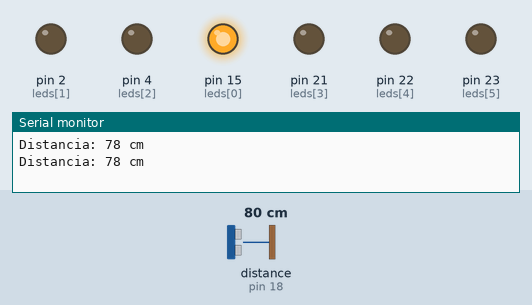
Bench run of a sketch on a simulated Arduino Mega 2560, built with avr-gcc and run on an emulated ATmega2560. Parts: output pins drawn as LEDs (lit = HIGH), the last lines printed to the serial monitor. Wiring (inferred from the names in the program): ultrasonic range finder: trigger pin 5; echo pin 18. The inputs (shaded band) are chosen by the test bench; at power-on: distance to the obstacle (sensor on pin 18) 80 cm. The echo pulse lasts 58.3 µs per cm; pins used as bus, display or sensor lines are not drawn.

Above: at 1.8 s.
1.9 s: distance to the obstacle (sensor on pin 18) set to 64 cm
3.4 s: distance to the obstacle (sensor on pin 18) set to 57 cm
At 5.0 s:
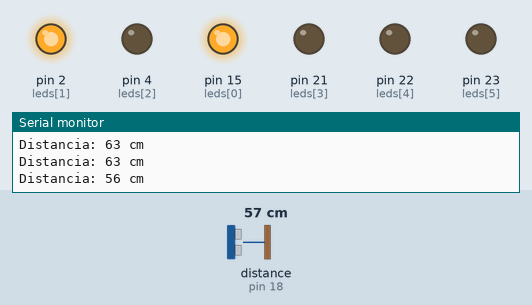
5.5 s: distance to the obstacle (sensor on pin 18) set to 46 cm
7.2 s: distance to the obstacle (sensor on pin 18) set to 37 cm
At 8.6 s:
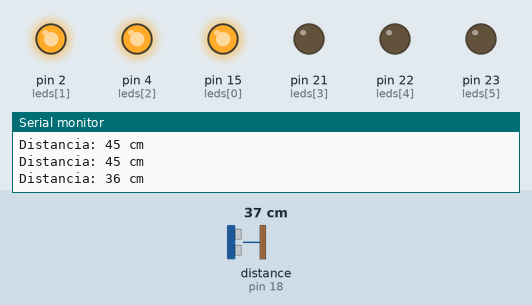
9.5 s: distance to the obstacle (sensor on pin 18) set to 33 cm
11.2 s: distance to the obstacle (sensor on pin 18) set to 29 cm
At 13.2 s:
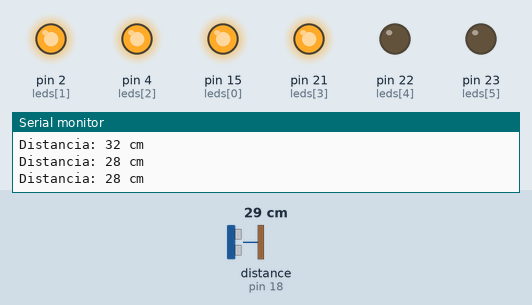
Timing chart, 0 to 14.5 s (numbered marks = the images above; inputs shaded):
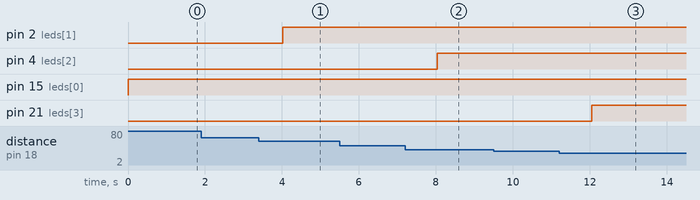

The sketch:

Medir_distancia_leds.ino
```cpp
// Definición de pines
const int trigPin = 5;  // Pin de Trigger
const int echoPin = 18; // Pin de Echo

const int leds[] = {15, 2, 4, 21, 22, 23}; // LEDs indicadores de distancia

// Variables para almacenar la distancia y el tiempo
long duration;
int distance;

void setup() {
  // Inicializar la comunicación serial
  Serial.begin(115200);

  // Configurar los pines como entrada/salida
  pinMode(trigPin, OUTPUT);
  pinMode(echoPin, INPUT);

  // Configurar los pines de los LEDs como salidas
  for (int k = 0; k <= 5; k++) {
    pinMode(leds[k], OUTPUT);
  }
}

void loop() {
  // Limpiar el pin de Trigger
  digitalWrite(trigPin, LOW);
  delayMicroseconds(2);

  // Enviar un pulso de 10 microsegundos al pin de Trigger
  digitalWrite(trigPin, HIGH);
  delayMicroseconds(10);
  digitalWrite(trigPin, LOW);

  // Leer el pin de Echo y calcular la duración del pulso
  duration = pulseIn(echoPin, HIGH);

  // Calcular la distancia en centímetros
  distance = duration * 0.034 / 2;

  // Mostrar la distancia en el monitor serial
  Serial.print("Distancia: ");
  Serial.print(distance);
  Serial.println(" cm");

  // Llamar a la función para controlar los LEDs según la distancia
  medirNivelAgua();

  // Esperar un momento antes de la siguiente medición
  delay(1000);
}

void medirNivelAgua() {
  if (distance > 80) { // Distancia mayor a 80cm, se apagan todos los LEDs
    for (int k = 0; k <= 5; k++) {
      digitalWrite(leds[k], LOW);
    }
  } else if (distance <= 80 && distance > 60) { // Distancia entre 80cm y 60cm, se enciende el primer LED
    digitalWrite(leds[0], HIGH);
    for (int k = 1; k <= 5; k++) {
      digitalWrite(leds[k], LOW);
    }
  } else if (distance <= 60 && distance > 40) { // Distancia entre 60cm y 40cm, se encienden los primeros 2 LEDs
    for (int k = 0; k <= 1; k++) {
      digitalWrite(leds[k], HIGH);
    }
    for (int k = 2; k <= 5; k++) {
      digitalWrite(leds[k], LOW);
    }
  } else if (distance <= 40 && distance > 30) { // Distancia entre 40cm y 30cm, se encienden los primeros 3 LEDs
    for (int k = 0; k <= 2; k++) {
      digitalWrite(leds[k], HIGH);
    }
    for (int k = 3; k <= 5; k++) {
      digitalWrite(leds[k], LOW);
    }
  } else if (distance <= 30 && distance > 20) { // Distancia entre 30cm y 20cm, se encienden los primeros 4 LEDs
    for (int k = 0; k <= 3; k++) {
      digitalWrite(leds[k], HIGH);
    }
    for (int k = 4; k <= 5; k++) {
      digitalWrite(leds[k], LOW);
    }
  } else if (distance <= 20 && distance > 15) { // Distancia entre 20cm y 15cm, se encienden los primeros 5 LEDs
    for (int k = 0; k <= 4; k++) {
      digitalWrite(leds[k], HIGH);
    }
    digitalWrite(leds[5], LOW);
  } else if (distance <= 15) { // Distancia menor o igual a 15cm, se encienden todos los LEDs
    for (int k = 0; k <= 5; k++) {
      digitalWrite(leds[k], HIGH);
    }
  }
}
```

Measured:
- the behaviour switches between 62 and 61 cm on distance to the obstacle (sensor on pin 18) (found by bisection; images 0 and 1)
- the behaviour switches between 42 and 41 cm on distance to the obstacle (sensor on pin 18) (found by bisection; images 1 and 2)
- the behaviour switches between 32 and 31 cm on distance to the obstacle (sensor on pin 18) (found by bisection; images 2 and 3)
- after the input at 3.4 s, pin 2 (leds[1]): LOW → HIGH after 0.62 s
- after the input at 7.2 s, pin 4 (leds[2]): LOW → HIGH after 0.84 s
- after the input at 11.2 s, pin 21 (leds[3]): LOW → HIGH after 0.85 s
